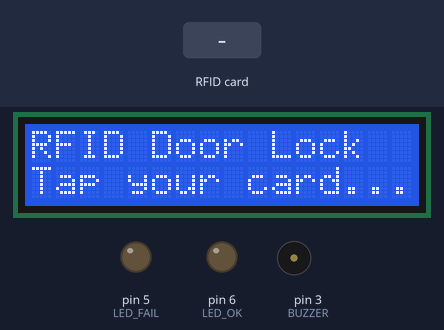
Recording of a sketch running on a simulated Arduino Uno, built with avr-gcc and run on an emulated ATmega328P. On the bench: 16×2 character LCD, output pins drawn as LEDs (lit = HIGH), buzzer (waves = sounding). The inputs (shaded band) are chosen by the test bench. Pins used as bus, display or sensor lines are not drawn; what the sketch prints to the serial monitor is not drawn.

Above: at 1.3 s.
1.4 s: RFID card 63 AA F8 0D held to the reader
At 2.7 s:
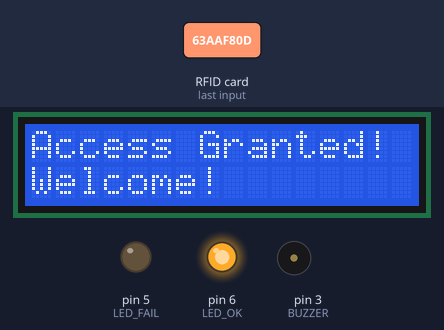
4.4 s: RFID card 5E 7A 19 C4 held to the reader
At 5.4 s:
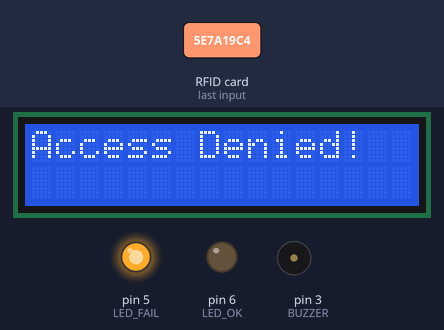
7.4 s: RFID card 12 34 56 78 held to the reader
At 7.5 s:
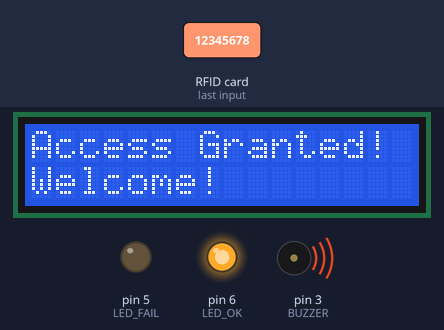
Timing chart, 0 to 10.5 s (numbered marks = the images above; inputs shaded):
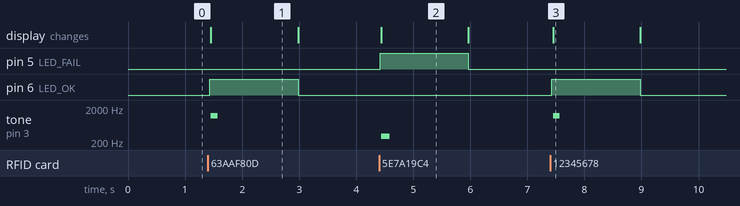

Measured:
- after the input at 1.4 s, pin 6 (LED_OK): LOW → HIGH at once, → LOW 1.6 s later; tone on pin 3 (BUZZER): silent → 1200 Hz after 0.05 s, → silent 0.12 s later; the display: changes after 0.05 s (image 1)
- after the input at 4.4 s, pin 5 (LED_FAIL): LOW → HIGH at once, → LOW 1.5 s later; tone on pin 3 (BUZZER): silent → 300 Hz at once, → silent 0.15 s later; the display: changes at once (image 2)
- after the input at 7.4 s, pin 6 (LED_OK): LOW → HIGH at once, → LOW 1.6 s later; tone on pin 3 (BUZZER): silent → 1200 Hz after 0.05 s, → silent 0.12 s later; the display: changes after 0.05 s (image 3)
- what the display in image 1 shows lasts 1.5 s, from 1.5 s to 3.0 s

The sketch:

Lab2.ino
```cpp
#include <SPI.h>
#include <MFRC522.h>
#include <Wire.h>
#include <LiquidCrystal_I2C.h>

#define SS_PIN   10
#define RST_PIN   9
#define LED_OK    6
#define LED_FAIL  5
#define BUZZER    3   // optional

MFRC522 rfid(SS_PIN, RST_PIN);
LiquidCrystal_I2C lcd(0x27, 16, 2);

// Thay bằng UID thực
byte ALLOWED_1[] = {0x63, 0xAA, 0xF8, 0x0D};  // ✅ UID hợp lệ của bạn
byte ALLOWED_2[] = {0x12, 0x34, 0x56, 0x78};  // có thể thêm thẻ thứ hai nếu muốn

bool matchUID(const byte *uid, const byte *allow, byte sz) {
  for (byte i = 0; i < sz; i++)
    if (uid[i] != allow[i]) return false;
  return true;
}

bool isAllowed(const byte *uid, byte sz) {
  return matchUID(uid, ALLOWED_1, sz) || matchUID(uid, ALLOWED_2, sz);
}

void toneOK(){ tone(BUZZER, 1200, 120); }
void toneFAIL(){ tone(BUZZER, 300, 150); }

void uiIdle() {
  lcd.clear();
  lcd.setCursor(0,0); lcd.print("RFID Door Lock");
  lcd.setCursor(0,1); lcd.print("Tap your card...");
  digitalWrite(LED_OK, LOW);
  digitalWrite(LED_FAIL, LOW);
}

void setup() {
  pinMode(LED_OK, OUTPUT);
  pinMode(LED_FAIL, OUTPUT);
  pinMode(BUZZER, OUTPUT);

  lcd.init();
  lcd.backlight();
  uiIdle();

  Serial.begin(9600);
  SPI.begin();
  rfid.PCD_Init();
  Serial.println("RFID system ready...");
}

void loop() {
  if (!rfid.PICC_IsNewCardPresent() || !rfid.PICC_ReadCardSerial()) return;

  byte *uid = rfid.uid.uidByte;
  byte sz   = rfid.uid.size;

  Serial.print("UID (");
  Serial.print(sz);
  Serial.print(" bytes): ");
  for (byte i=0; i<sz; i++) {
    if (uid[i] < 0x10) Serial.print("0");
    Serial.print(uid[i], HEX);
    Serial.print(i < sz - 1 ? ":" : "\n");
  }

  if (isAllowed(uid, sz)) {
    digitalWrite(LED_OK, HIGH);
    digitalWrite(LED_FAIL, LOW);
    lcd.clear();
    lcd.setCursor(0,0); lcd.print("Access Granted!");
    lcd.setCursor(0,1); lcd.print("Welcome!");
    toneOK();
  } else {
    digitalWrite(LED_OK, LOW);
    digitalWrite(LED_FAIL, HIGH);
    lcd.clear();
    lcd.setCursor(0,0); lcd.print("Access Denied!");
    toneFAIL();
  }

  delay(1500);
  uiIdle();

  rfid.PICC_HaltA();
  rfid.PCD_StopCrypto1();
}
```
